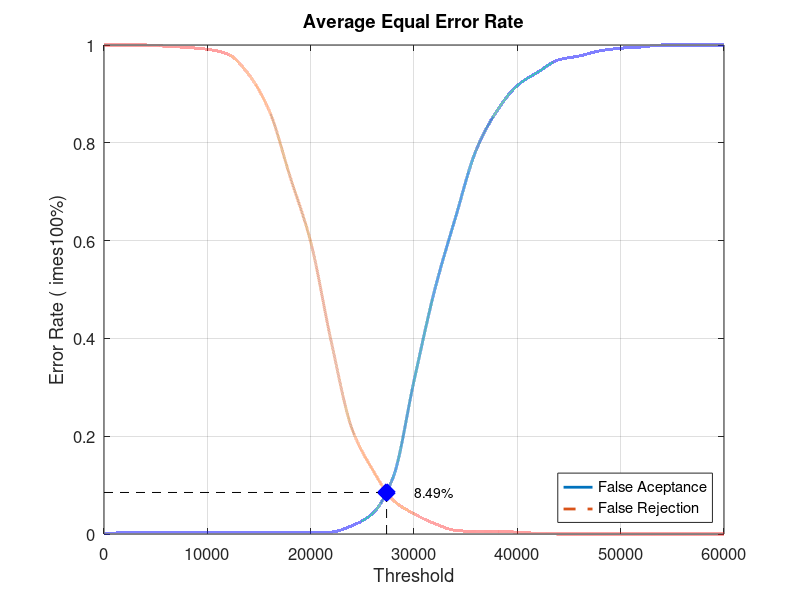
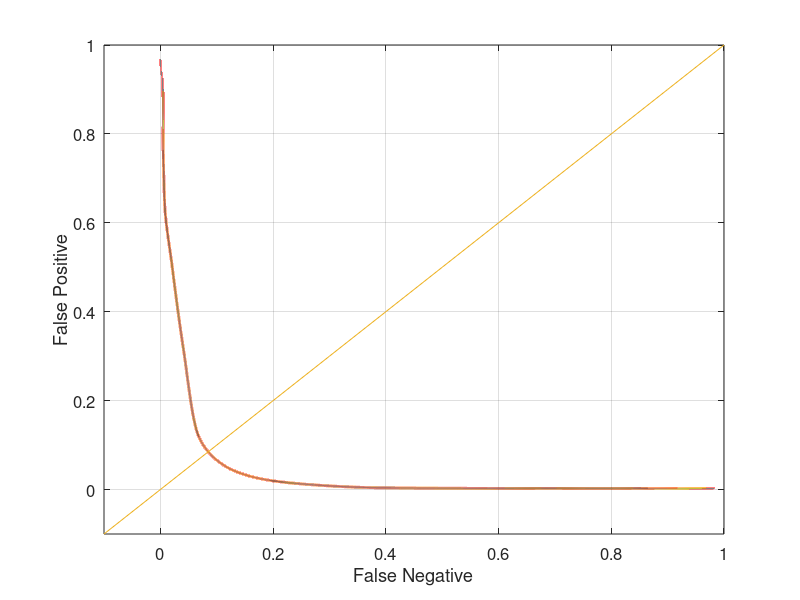

Source code (MATLAB) for these figures, in order:
close all;
clear;
clc;
x = 0:2000:60000;
xq = 0:0.5:60000;

y0 = [0 0.00263158 0.00263158 0.00263158 0.00263158 0.00263158 0.00263158 0.00263158 0.00263158 0.00263158 0.00263158 0.00394737 0.0171053 0.0421053 0.117105 0.313158 0.498684 0.646053 0.784211 0.864474 0.917105 0.944737 0.969737 0.977632 0.988158 0.993421 0.996053 1 1 1 1]
yy0 = interp1(x, y0, xq, 'pchip');
y1 = [1 1 1 0.9975 0.995 0.99125 0.98125 0.94 0.865 0.73125 0.5975 0.3925 0.215 0.13125 0.06875 0.04125 0.02125 0.0075 0.005 0.005 0.00375 0.00125 0 0 0 0 0 0 0 0 0]
yy1 = interp1(x, y1, xq, 'pchip');

% Calculating EER: 
y2 = abs(y0 - y1);
find(y2 == min(y2))
yy2 = abs(yy0 - yy1);
xEER = find(yy2 == min(yy2));
xEERIndex = xq(xEER) % X-axis EER
yEER = yy0(xEER) % Y-axis EER

main = figure
plot(xq, yy0,'-','LineWidth', 2);	hold on
plot(xq, yy1,'--','LineWidth', 2);	hold on
plot([xEERIndex xEERIndex], [0 yEER], 'k--');	hold on
plot([0 xEERIndex], [yEER yEER], 'k--');	hold on
plot(xEERIndex, yEER, 'bx', 'LineWidth', 10);	hold on
text(xEERIndex + 10 * xEERIndex / 100, yEER, [num2str(round((10000 * yEER)) / 100) '%'])
legend('False Aceptance', 'False Rejection', 'Location', 'SouthEast')
xlabel('Threshold')
ylabel('Error Rate (	imes100%)')
title('Average Equal Error Rate')
set(gca, 'FontSize', 12)
axis([0 60000 0 1])
grid on

print(main, 'Experiment3AverageMain', '-dpng');
FNRxFPR = figure('Color', [1 1 1]);
plot(yy1, yy0, '-', yy1, yy0, 'LineWidth', 2);
hold on
y = -0.1:0.1:1
plot(y, y); 
set(gca, 'FontSize', 12)
xlabel('False Negative')
ylabel('False Positive')
axis([-0.1 1 -0.1 1])
set(gca, 'FontSize', 12)
grid on

print(FNRxFPR, 'Experiment3AverageFNRxFPR','-dpng');
